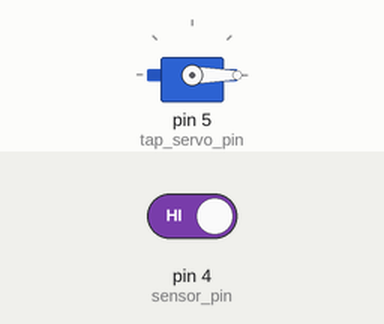
The sketch below on a simulated Arduino Uno, built with avr-gcc and run on an emulated ATmega328P. Shown: servo. Inputs (shaded band) come from the test bench; at power-on: pin 4 (sensor_pin) HIGH.

Above: at 1.2 s.
1.3 s: pin 4 (sensor_pin) driven LOW
At 2.0 s:
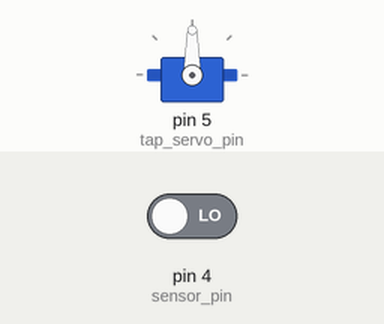
2.8 s: pin 4 (sensor_pin) driven HIGH
At 4.7 s:
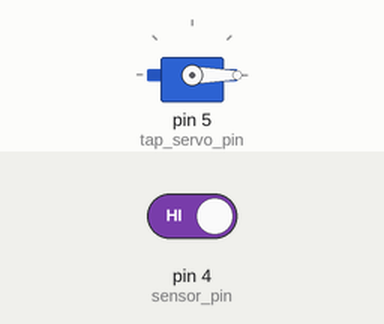
Timing chart, 0 to 6.2 s (numbered marks = the images above; inputs shaded):
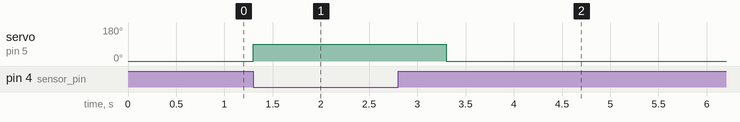

The sketch:

IR_sensor_controlled_servo_motor.ino
```cpp
//#include <Servo.h>

#include <Servo.h>

Servo tap_servo;

int sensor_pin = 4;
int tap_servo_pin =5;
int val;
void setup(){
  pinMode(sensor_pin,INPUT);
  tap_servo.attach(tap_servo_pin);

}

void loop(){
  val = digitalRead(sensor_pin);

  if (val==0)
  {tap_servo.write(90);

  delay(2000);
  }
  if (val==1)
  {tap_servo.write(0);

   }
}
```

Measured:
- after the input at 1.3 s, servo on pin 5 (tap_servo_pin): 0° → 90° at once
- after the input at 2.8 s, servo on pin 5 (tap_servo_pin): 90° → 0° after 0.50 s
